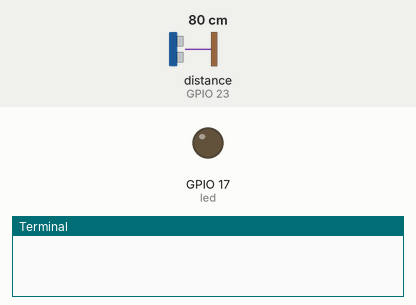
Bench run of a program on a simulated Raspberry Pi (BCM pin numbers). Parts: output pins drawn as LEDs (lit = HIGH), the last lines printed to the terminal. The inputs (shaded band) are chosen by the test bench; at power-on: distance to the obstacle (sensor on GPIO 23) 80 cm. The echo pulse lasts 58.3 µs per cm. At 120.5 s the program stops and its outputs stay as they are.

Above: at 0.24 s.
At 20.5 s:
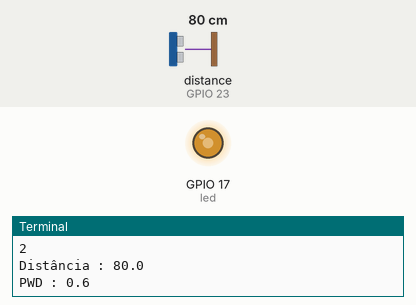
At 40.5 s:
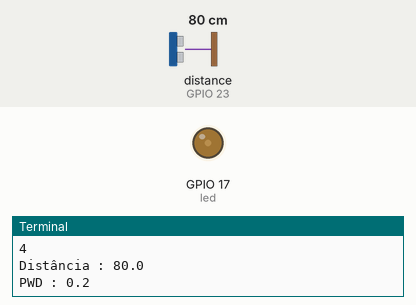
At 110.5 s:
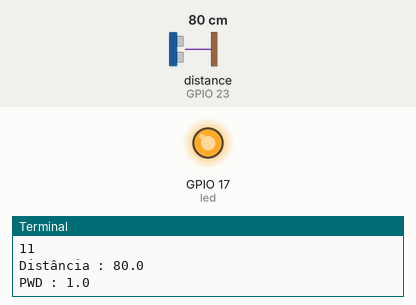
Timing chart, 0 to 122.0 s (numbered marks = the images above):
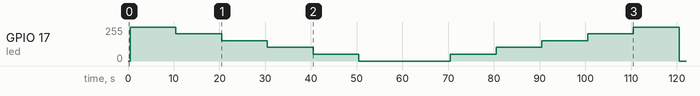

Measured:
- by itself, GPIO 17 (led): 0/255 → 255/255 at 0.48 s, → 204/255 10.0 s later, → 153/255 10.0 s later, → 102/255 10.0 s later, … (12 changes in this stretch)

The program:

distance_gpiozero.py
```python
from gpiozero import DistanceSensor,PWMLED
from time import sleep

sensor = DistanceSensor(echo=23, trigger=24)
led= PWMLED(17)
a=0
#f = -0.1
try:
    valores =[1.0,0.8,0.6,0.4,0.2,0,0.0,0.2,0.4,0.6,0.8,1.0]
    for i in valores:
        a=a+1
        distance = sensor.distance * 100
        led.value = i
        print("Distância : %.1f" % distance)
        print("PWD : %.1f" % i)
        sleep(10)
        print(a)
        if a==len(valores):
            print("programa terminado")


    '''
    while f <= 1:
        f=f+0.1


        print (f)
        distance = sensor.distance * 100
        if f>1:
            f=1.0
            break
        led.value = f
        print("Distance : %.1f" % distance)
        print("PWD : %.1f" % f)
        sleep(1)

        f=f-0.1
    while f >= 0:
            f=f-0.1

            print (f)
            distance = sensor.distance * 100

            led.value = f
            print("Distance : %.1f" % distance)
            print("PWD : %.1f" % f)
            sleep(1)
       '''

except KeyboardInterrupt:
    print("programa interrompido")
```
